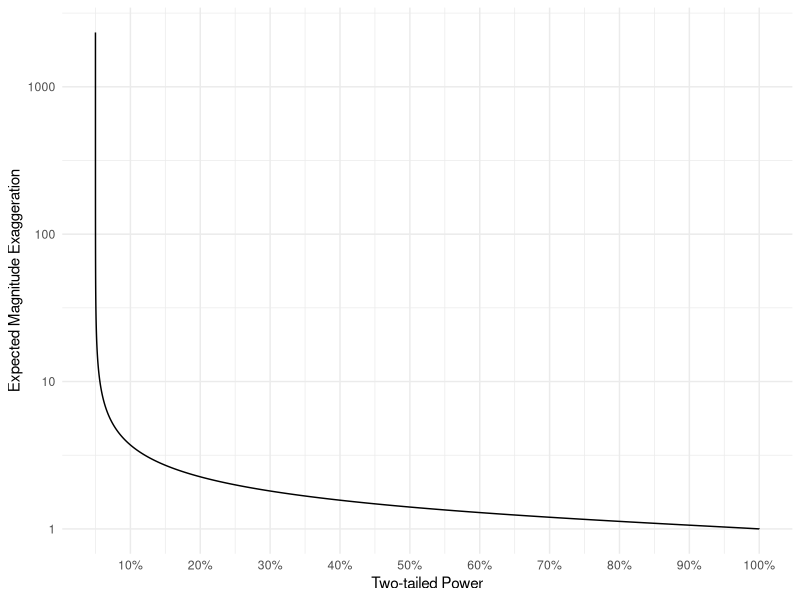

R code for this plot:
## ---- chunk 1
library(tidyverse)

alpha <- 0.05
critical_z <- qnorm(1 - alpha / 2)

exaggeration_curve <- tibble(
  snr = seq(0.001, 6, length.out = 10000)
) |>
  mutate(
    p_positive = pnorm(snr - critical_z),
    p_negative = pnorm(-critical_z - snr),
    power = p_positive + p_negative,
    exaggeration = (
      snr * (p_positive - p_negative) +
        dnorm(critical_z - snr) +
        dnorm(critical_z + snr)
    ) / (snr * power)
  )


ggplot(
  exaggeration_curve,
  aes(x = power, y = exaggeration)
) +
  geom_line() +
  scale_x_continuous(n.breaks = 10, labels = scales::percent) + 
  scale_y_log10() +
  labs(
    x = 'Two-tailed Power',
    y = 'Expected Magnitude Exaggeration'
  ) + 
  theme_minimal()
